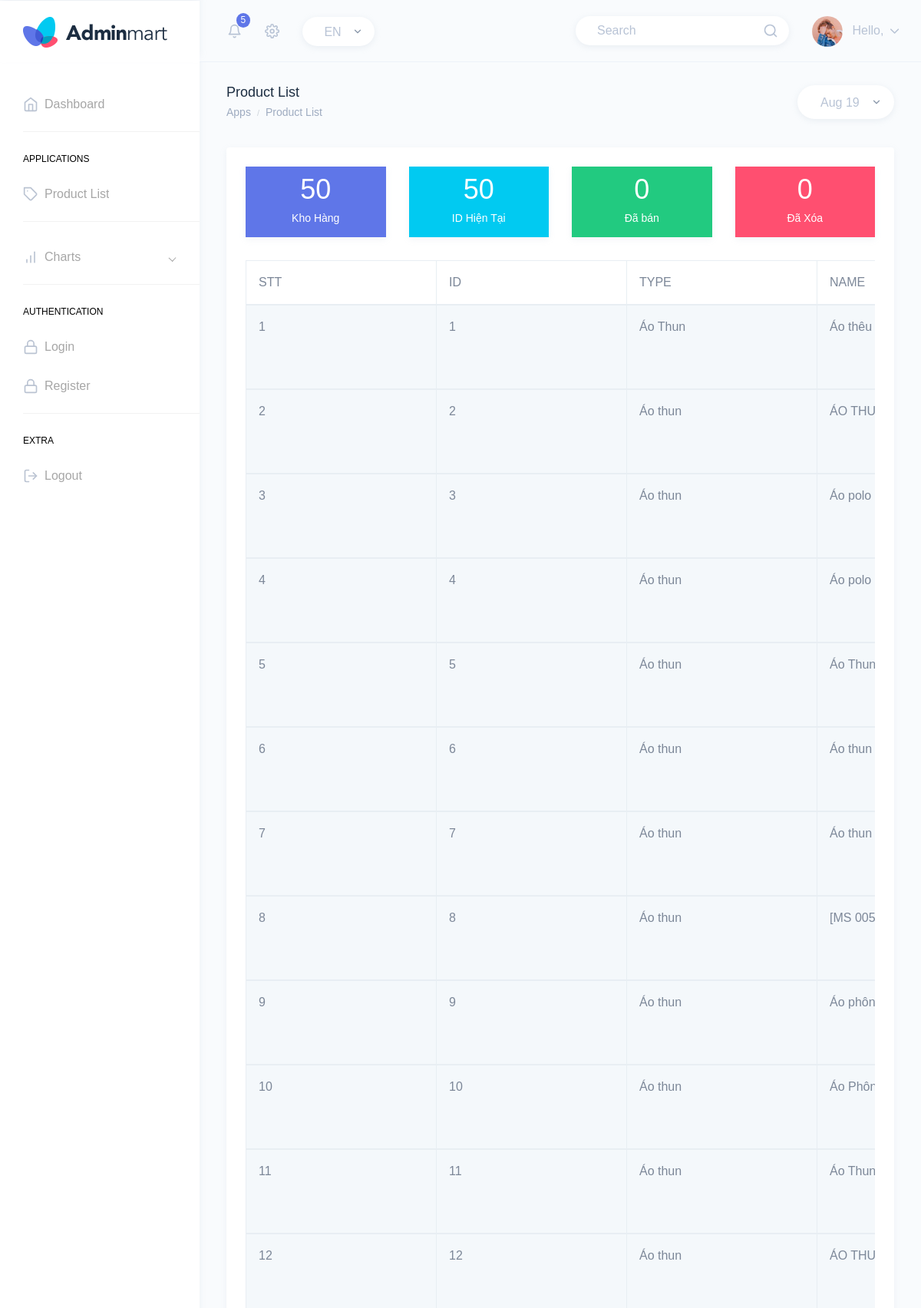
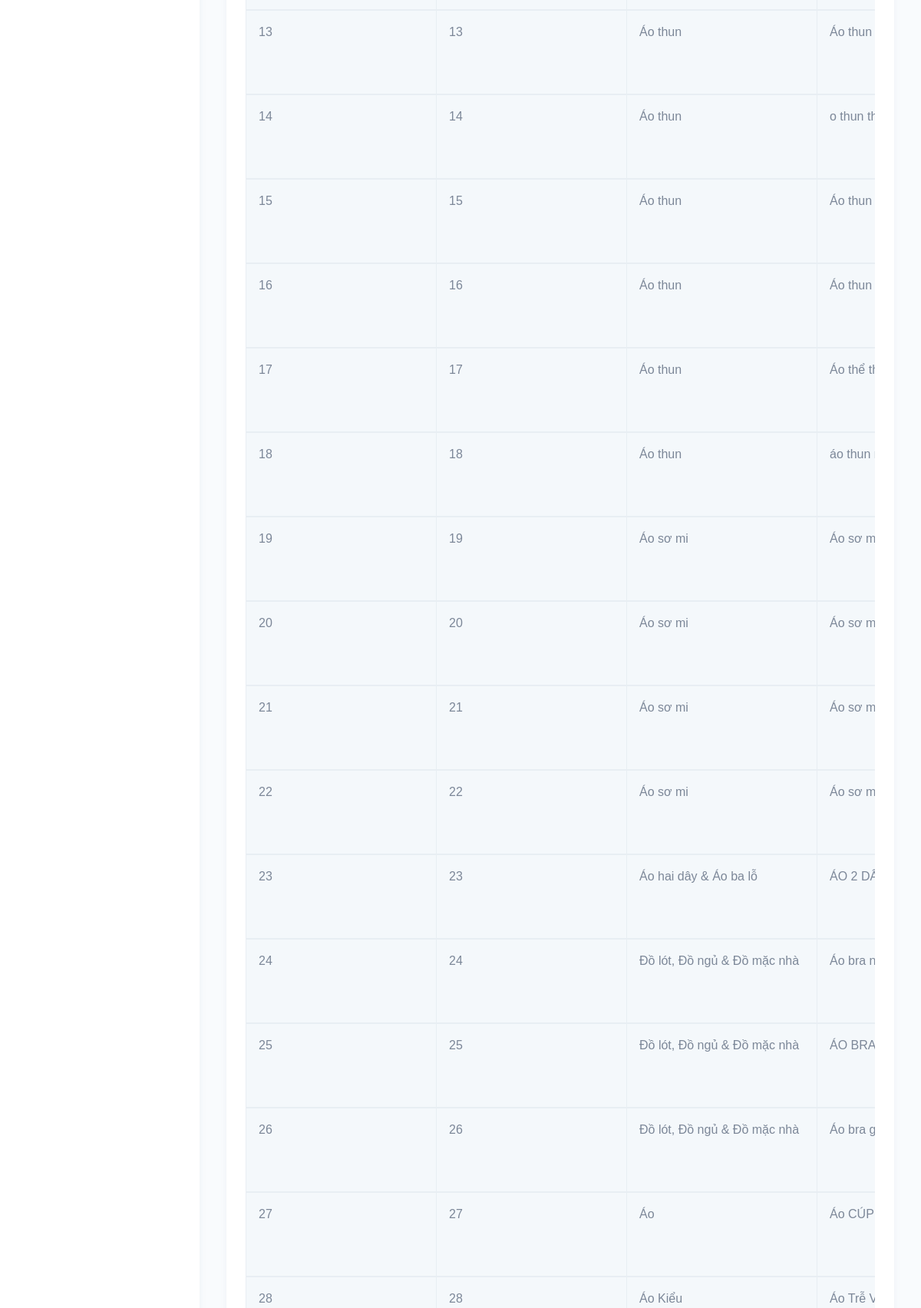
Screenshot of /src/html/ticket-list.php (upper part) with the database file from the repository (2 pictures, top to bottom).
### tables this page shows
CREATE TABLE `tb_sp` (
  `sp_id` int(11) NOT NULL,
  `sp_hinhanh` varchar(300) DEFAULT NULL,
  `sp_theloai` varchar(300) DEFAULT NULL,
  `sp_tensanpham` varchar(300) DEFAULT NULL,
  `sp_gia` int(11) DEFAULT NULL
);

### src/html/ticket-list.php (the view, shortened to what this page needs)
<?php
$id=$_SESSION['name'];
?>
<!DOCTYPE html>
<html dir="ltr" lang="en">
<head>
    <link href="../dist/css/style.min.css" rel="stylesheet">
<body>
    <div id="main-wrapper" data-theme="light" data-layout="vertical" data-navbarbg="skin6" data-sidebartype="full" data-sidebar-position="fixed" data-header-position="fixed" data-boxed-layout="full">
        <header class="topbar" data-navbarbg="skin6">
            <nav class="navbar top-navbar navbar-expand-md">
                <div class="navbar-header" data-logobg="skin6">
                    <div class="navbar-brand">
                        <a href="index.html">
                            <b class="logo-icon">
                                <img src="../assets/images/logo-icon.png" alt="homepage" class="dark-logo" />
                            </b>
                            <span class="logo-text">
                                <img src="../assets/images/logo-text.png" alt="homepage" class="dark-logo" />
                            </span>
                        </a>
                    </div>
                </div>
                <div class="navbar-collapse collapse" id="navbarSupportedContent">
                    <ul class="navbar-nav float-left mr-auto ml-3 pl-1">
                        <li class="nav-item dropdown">
                            <a class="nav-link dropdown-toggle pl-md-3 position-relative" href="javascript:void(0)"
                                id="bell" role="button" data-toggle="dropdown" aria-haspopup="true"
                                aria-expanded="false">
                                <span><i data-feather="bell" class="svg-icon"></i></span>
                                <span class="badge badge-primary notify-no rounded-circle">5</span>
                            </a>
                        </li>
                        <li class="nav-item dropdown">
                            <a class="nav-link dropdown-toggle" href="#" id="navbarDropdown" role="button"
                                data-toggle="dropdown" aria-haspopup="true" aria-expanded="false">
                                <i data-feather="settings" class="svg-icon"></i>
                            </a>
                        </li>
                        <li class="nav-item d-none d-md-block">
                            <a class="nav-link" href="javascript:void(0)">
                                <div class="customize-input">
                                    <select
                                        class="custom-select form-control bg-white custom-radius custom-shadow border-0">
                                        <option selected>EN</option>
                                    </select>
                                </div>
                            </a>
                        </li>
                    </ul>
                    <ul class="navbar-nav float-right">
                        <li class="nav-item d-none d-md-block">
                            <a class="nav-link" href="javascript:void(0)">
                                <form>
                                    <div class="customize-input">
                                        <input class="form-control custom-shadow custom-radius border-0 bg-white"
                                            type="search" placeholder="Search" aria-label="Search">
                                        <i class="form-control-icon" data-feather="search"></i>
                                    </div>
                                </form>
                            </a>
                        </li>
                        <li class="nav-item dropdown">
                            <a class="nav-link dropdown-toggle" href="javascript:void(0)" data-toggle="dropdown"
                                aria-haspopup="true" aria-expanded="false">
                                <img src="../assets/images/users/profile-pic.jpg" alt="user" class="rounded-circle"
                                    width="40">
                                <span class="ml-2 d-none d-lg-inline-block"><span>Hello,</span>  <i data-feather="chevron-down"
                                        class="svg-icon"></i></span>
                            </a>
                        </li>
                    </ul>
                </div>
            </nav>
        </header>
        <aside class="left-sidebar" data-sidebarbg="skin6">
            <div class="scroll-sidebar" data-sidebarbg="skin6">
                <nav class="sidebar-nav">
                    <ul id="sidebarnav">
                        <li class="sidebar-item"> <a class="sidebar-link sidebar-link" href="index.html"
                                aria-expanded="false"><i data-feather="home" class="feather-icon"></i><span
                                    class="hide-menu">Dashboard</span></a></li>
                        <li class="list-divider"></li>
                        <li class="nav-small-cap"><span class="hide-menu">Applications</span></li>
                        <li class="sidebar-item"> <a class="sidebar-link" href="ticket-list.html"
                                aria-expanded="false"><i data-feather="tag" class="feather-icon"></i><span
                                    class="hide-menu">Product List
                                </span></a>
                        </li>
                        <li class="list-divider"></li>
                        <li class="sidebar-item"> <a class="sidebar-link has-arrow" href="javascript:void(0)"
                                aria-expanded="false"><i data-feather="bar-chart" class="feather-icon"></i><span
                                    class="hide-menu">Charts </span></a>
                        </li>
                        <li class="list-divider"></li>
                        <li class="nav-small-cap"><span class="hide-menu">Authentication</span></li>
                        <li class="sidebar-item"> <a class="sidebar-link sidebar-link" href="authentication-login1.html"
                                aria-expanded="false"><i data-feather="lock" class="feather-icon"></i><span
                                    class="hide-menu">Login
                                </span></a>
                        </li>
                        <li class="sidebar-item"> <a class="sidebar-link sidebar-link"
                                href="authentication-register1.html" aria-expanded="false"><i data-feather="lock"
                                    class="feather-icon"></i><span class="hide-menu">Register
                                </span></a>
                        </li>
                        <li class="list-divider"></li>
                        <li class="nav-small-cap"><span class="hide-menu">Extra</span></li>
                        <li class="sidebar-item"> <a class="sidebar-link sidebar-link" href="authentication-login1.html"
                                aria-expanded="false"><i data-feather="log-out" class="feather-icon"></i><span
                                    class="hide-menu">Logout</span></a></li>
                    </ul>
                </nav>
            </div>
        </aside>
        <div class="page-wrapper">
            <div class="page-breadcrumb">
                <div class="row">
                    <div class="col-7 align-self-center">
                        <h4 class="page-title text-truncate text-dark font-weight-medium mb-1">Product List</h4>
                        <div class="d-flex align-items-center">
                            <nav aria-label="breadcrumb">
                                <ol class="breadcrumb m-0 p-0">
                                    <li class="breadcrumb-item"><a href="index.html" class="text-muted">Apps</a></li>
                                    <li class="breadcrumb-item text-muted active" aria-current="page">Product List</li>
                                </ol>
                            </nav>
                        </div>
                    </div>
                    <div class="col-5 align-self-center">
                        <div class="customize-input float-right">
                            <select class="custom-select custom-select-set form-control bg-white border-0 custom-shadow custom-radius">
                                <option selected>Aug 19</option>
                            </select>
                        </div>
                    </div>
                </div>
            </div>
            <div class="container-fluid">
                <div class="row">
                    <div class="col-12">
                        <div class="card">
                            <div class="card-body">
                                <div class="row">
                                    <div class="col-md-6 col-lg-3 col-xlg-3">
                                        <div class="card card-hover">
                                            <div class="p-2 bg-primary text-center">
                                                <h1 class="font-light text-white">
<?php
                                                    include_once ('connet.php');
                                                    $sql="select count(sp_id) as maxid from tb_sp";
                                                    $result=mysqli_query($conn,$sql);
                                                    $row=mysqli_fetch_assoc($result);
                                                    $maxid=$row['maxid'];
                                                    echo $row['maxid'];
                                                ?>
                                                </h1>
                                                <h6 class="text-white">Kho Hàng</h6>
                                            </div>
                                        </div>
                                    </div>
                                    <div class="col-md-6 col-lg-3 col-xlg-3">
                                        <div class="card card-hover">
                                            <div class="p-2 bg-cyan text-center">
                                                <h1 class="font-light text-white">
                                                <?php
                                                    include_once ('connet.php');
                                                    $sql="select MAX(sp_id) as idnow from tb_sp";
                                                    $result=mysqli_query($conn,$sql);
                                                    $row=mysqli_fetch_assoc($result);
                                                    echo $row['idnow'];
                                           ?>
                                                </h1>
                                                <h6 class="text-white">ID Hiện Tại</h6>
                                            </div>
                                        </div>
                                    </div>
                                    <div class="col-md-6 col-lg-3 col-xlg-3">
                                        <div class="card card-hover">
                                            <div class="p-2 bg-success text-center">
                                                <h1 class="font-light text-white">0</h1>
                                                <h6 class="text-white">Đã bán</h6>
                                            </div>
                                        </div>
                                    </div>
                                    <div class="col-md-6 col-lg-3 col-xlg-3">
                                        <div class="card card-hover">
                                            <div class="p-2 bg-danger text-center">
                                                <h1 class="font-light text-white" id="click"><?php
                                                  echo $row['idnow']-$maxid;
                                            ?>
                                            </h1>
                                                <h6 class="text-white" >Đã Xóa</h6>
                                            </div>
                                        </div>
                                    </div>
                                </div>
                                <div class="table-responsive">
                                    <table id="zero_config" class="table table-striped table-bordered no-wrap">
                                        <thead>
                                            <tr>
                                                <th>STT</th>
                                            <th>ID</th>
                                                <th>TYPE</th>
                                                <th>NAME</th>
                                            </tr>
                                        </thead>
                                        <?php
                                        $servername = "127.0.0.1";
                                        $username = "root";
                                        $password = "";
                                        $database  = "qlao";
                                        $conn = mysqli_connect($servername, $username, $password,$database) or die("lỗi");
                                        mysqli_set_charset($conn, 'UTF8');
                                        $sql="select * from tb_sp";
                                        $result=mysqli_query($conn,$sql);
                                        $i=1;
                                        if(mysqli_num_rows($result)>0){
                                            while ($row=mysqli_fetch_assoc($result)){
                                                $id=$row["sp_id"];
                                                $type=$row["sp_theloai"];
                                                $name=$row["sp_tensanpham"];
                                                $prices=$row["sp_gia"];
                                                $kq=<<<EOD
                                    <tbody>
                                            <tr>
                                            <td>$i</td>
                                                <td>$id</td>
                                                <td>$type</td>
                                                <td id="name">$name</td>
                                                <td>$prices</td>
                                                <td>
                                                    <button  class="form-control custom-shadow custom-radius border-1" ><a href="fixSP.php?edit=$id" >More</a></button>
                                                    <a href="del-fixlSP.php?id=$id"><button class="form-control custom-shadow custom-radius border-1" onclick="alert('Bạn chắc chắn muốn xóa sản sản phẩm này ?')">Delete</button></a>
                                                </td>
                                            </tr>
                                        </tbody>
EOD;
                                                echo $kq; $i+=1;
                                            }
                                        }
                                        ?>
                                    </table>
                                </div>
                            </div>
                        </div>
                    </div>
                </div>
            </div>
        </div>
    </div>
</body>
</html>

### rows the page displays
tb_sp: sp_id "1", sp_theloai "Áo Thun", sp_tensanpham "Áo thêu…"
tb_sp: sp_id "2", sp_theloai "Áo thun", sp_tensanpham "ÁO…"
tb_sp: sp_id "3", sp_theloai "Áo thun", sp_tensanpham "Áo polo…"
tb_sp: sp_id "4", sp_theloai "Áo thun", sp_tensanpham "Áo polo…"
tb_sp: sp_id "5", sp_theloai "Áo thun", sp_tensanpham "Áo Thun…"
tb_sp: sp_id "6", sp_theloai "Áo thun", sp_tensanpham "Áo thun…"
tb_sp: sp_id "7", sp_theloai "Áo thun", sp_tensanpham "Áo thun…"
tb_sp: sp_id "8", sp_theloai "Áo thun", sp_tensanpham "[MS…"
tb_sp: sp_id "9", sp_theloai "Áo thun", sp_tensanpham "Áo…"
tb_sp: sp_id "10", sp_theloai "Áo thun", sp_tensanpham "Áo…"
tb_sp: sp_id "11", sp_theloai "Áo thun", sp_tensanpham "Áo Thun…"
tb_sp: sp_id "12", sp_theloai "Áo thun", sp_tensanpham "ÁO…"
tb_sp: sp_id "13", sp_theloai "Áo thun", sp_tensanpham "Áo thun…"
tb_sp: sp_id "14", sp_theloai "Áo thun", sp_tensanpham "o thun…"
tb_sp: sp_id "15", sp_theloai "Áo thun", sp_tensanpham "Áo thun…"
tb_sp: sp_id "16", sp_theloai "Áo thun", sp_tensanpham "Áo thun…"
tb_sp: sp_id "17", sp_theloai "Áo thun", sp_tensanpham "Áo thể…"
tb_sp: sp_id "18", sp_theloai "Áo thun", sp_tensanpham "áo thun…"
tb_sp: sp_id "19", sp_theloai "Áo sơ mi", sp_tensanpham "Áo sơ…"
tb_sp: sp_id "20", sp_theloai "Áo sơ mi", sp_tensanpham "Áo sơ…"
tb_sp: sp_id "21", sp_theloai "Áo sơ mi", sp_tensanpham "Áo sơ…"
tb_sp: sp_id "22", sp_theloai "Áo sơ mi", sp_tensanpham "Áo sơ…"
tb_sp: sp_id "23", sp_theloai "Áo hai dây & Áo ba lỗ", sp_tensanpham "ÁO 2…"
tb_sp: sp_id "24", sp_theloai "Đồ lót, Đồ ngủ & Đồ mặc nhà", sp_tensanpham "Áo bra…"
tb_sp: sp_id "25", sp_theloai "Đồ lót, Đồ ngủ & Đồ mặc nhà", sp_tensanpham "ÁO BRA…"
tb_sp: sp_id "26", sp_theloai "Đồ lót, Đồ ngủ & Đồ mặc nhà", sp_tensanpham "Áo bra…"
tb_sp: sp_id "27", sp_theloai "Áo", sp_tensanpham "Áo CÚP…"
tb_sp: sp_id "28", sp_theloai "Áo Kiểu", sp_tensanpham "Áo Trễ…"

### other values shown
$row['maxid'] "50"
$row['idnow'] "50"
$row['idnow']-$maxid "0"
